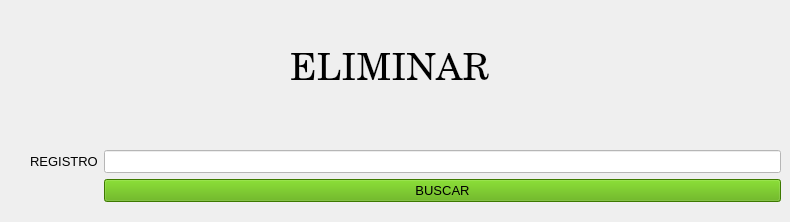
      <widget class="QWidget" name="casposeliminarmed">
       <widget class="QWidget" name="formLayoutWidget_11">
        <property name="geometry">
         <rect>
          <x>30</x>
          <y>150</y>
          <width>751</width>
          <height>63</height>
         </rect>
        </property>
        <layout class="QFormLayout" name="formLayout_11">
         <item row="0" column="0">
          <widget class="QLabel" name="label_45">
           <property name="font">
            <font>
             <pointsize>10</pointsize>
            </font>
           </property>
           <property name="text">
            <string>REGISTRO</string>
           </property>
          </widget>
         </item>
         <item row="1" column="1">
          <widget class="QPushButton" name="medeliminar">
           <property name="font">
            <font>
             <pointsize>10</pointsize>
            </font>
           </property>
           <property name="styleSheet">
            <string notr="true">background-color: rgb(85, 170, 0);</string>
           </property>
           <property name="text">
            <string>BUSCAR</string>
           </property>
          </widget>
         </item>
         <item row="0" column="1">
          <widget class="QLineEdit" name="reg_eliminar">
           <property name="font">
            <font>
             <pointsize>10</pointsize>
            </font>
           </property>
           <property name="styleSheet">
            <string notr="true">background-color: rgb(255, 255, 255);</string>
           </property>
           <property name="alignment">
            <set>Qt::AlignCenter</set>
           </property>
          </widget>
         </item>
        </layout>
       </widget>
       <widget class="QLabel" name="title_2">
        <property name="geometry">
         <rect>
          <x>290</x>
          <y>40</y>
          <width>261</width>
          <height>61</height>
         </rect>
        </property>
        <property name="font">
         <font>
          <family>Century</family>
          <pointsize>28</pointsize>
          <underline>false</underline>
         </font>
        </property>
        <property name="text">
         <string>ELIMINAR</string>
        </property>
        <property name="alignment">
         <set>Qt::AlignLeading|Qt::AlignLeft|Qt::AlignVCenter</set>
        </property>
       </widget>
      </widget>
